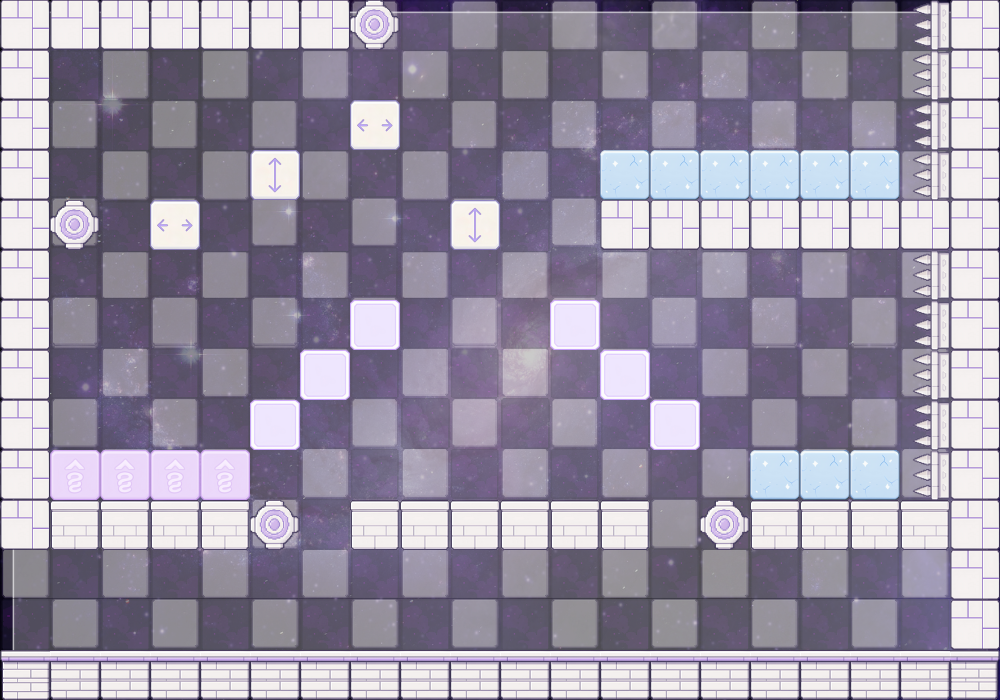

Below is a game level as drawn by its tile map, then a one-line description and the .tmx file that defines it, in full:
An orthogonal 20x14 tile map with 50x50 px tiles, 1 tile layer (Tile Layer 1), 1 image layer and 10 objects.

<map version="1.10" tiledversion="1.11.2" orientation="orthogonal" renderorder="right-down" width="20" height="14" tilewidth="50" tileheight="50" infinite="0" nextlayerid="4" nextobjectid="12">
 <tileset firstgid="1" source="../assets/sprites.tsx" />
 <imagelayer id="2" name="background">
  <image source="../assets/level-bg.png" width="1000" height="700" />
 </imagelayer>
 <layer id="1" name="Tile Layer 1" width="20" height="14">
  <data encoding="csv">
16,16,16,16,16,16,16,29,0,0,0,0,0,0,0,0,0,0,23,16,
16,0,0,0,0,0,0,0,0,0,0,0,0,0,0,0,0,0,23,16,
16,0,0,0,0,0,0,26,0,0,0,0,0,0,0,0,0,0,23,16,
16,0,0,0,0,27,0,0,0,0,0,0,22,22,22,22,22,22,23,16,
16,29,0,26,0,0,0,0,0,27,0,0,16,16,16,16,16,16,16,16,
16,0,0,0,0,0,0,0,0,0,0,0,0,0,0,0,0,0,23,16,
16,0,0,0,0,0,0,28,0,0,0,28,0,0,0,0,0,0,23,16,
16,0,0,0,0,0,28,0,0,0,0,0,28,0,0,0,0,0,23,16,
16,0,0,0,0,28,0,0,0,0,0,0,0,28,0,0,0,0,23,16,
16,25,25,25,25,0,0,0,0,0,0,0,0,0,0,22,22,22,23,16,
16,20,20,20,20,29,0,20,20,20,20,20,20,0,29,20,20,20,20,16,
0,0,0,0,0,0,0,0,0,0,0,0,0,0,0,0,0,0,0,16,
0,0,0,0,0,0,0,0,0,0,0,0,0,0,0,0,0,0,0,16,
18,17,17,17,17,17,17,17,17,17,17,17,17,17,17,17,17,17,17,14
</data>
 </layer>
 <objectgroup id="3" name="Object Layer 1">
  <object id="1" gid="4" x="299.54" y="648.763" width="50" height="50" />
  <object id="2" gid="4" x="299.54" y="648.763" width="50" height="50" />
  <object id="3" gid="4" x="602.139" y="648.763" width="50" height="50" />
  <object id="4" gid="5" x="253.83" y="649.677" width="50" height="50" />
  <object id="5" gid="5" x="654.248" y="650.591" width="50" height="50" />
  <object id="6" gid="3" x="351.649" y="650.591" width="50" height="50" />
  <object id="7" gid="3" x="550.944" y="650.591" width="50" height="50" />
  <object id="9" gid="2" x="404.672" y="649.396" width="50" height="50" />
  <object id="10" gid="2" x="497.92" y="650.31" width="50" height="50" />
  <object id="11" gid="1" x="454.039" y="648.482" width="50" height="50" />
 </objectgroup>
</map>
